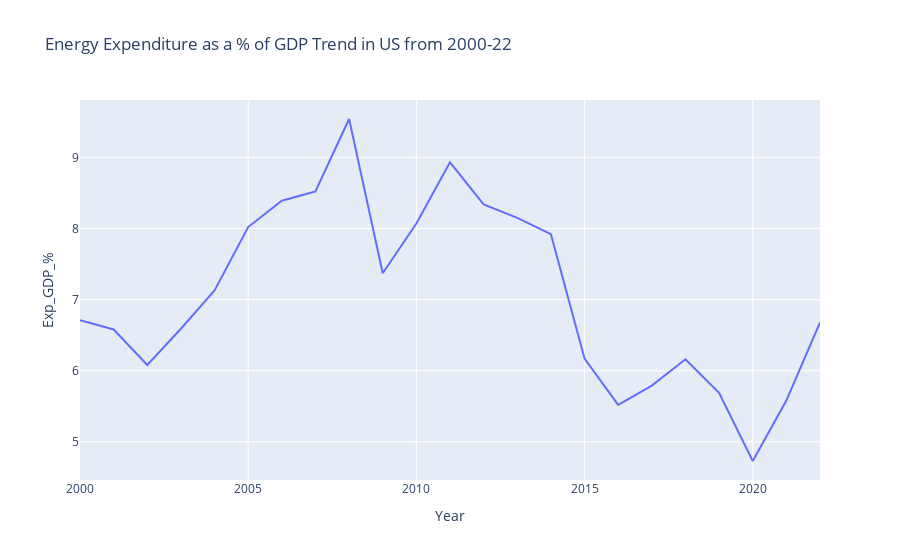

This figure's notebook cell:
### Markdown cell above
#### Let us look at the trend in energy expenditure as a share of US GDP over the year 2000-2020

### Code cell
usa_data = merged_exp_data[merged_exp_data['State'] == 'US']

fig_usa = px.line(usa_data, x='Year', y='Exp_GDP_%', title='Energy Expenditure as a % of GDP Trend in US from 2000-22')
fig_usa.show()

### Figure 1 — Plotly figure (JSON) as saved in the notebook; plotly's stock layout.template omitted (floating-point values rounded to 4 significant figures)
{"data": [{"hovertemplate": "Year=%{x}<br>Exp_GDP_%=%{y}<extra></extra>", "legendgroup": "", "line": {"color": "#636efa", "dash": "solid"}, "marker": {"symbol": "circle"}, "mode": "lines", "name": "", "orientation": "v", "showlegend": false, "type": "scatter", "x": [2000, 2001, 2002, 2003, 2004, 2005, 2006, 2007, 2008, 2009, 2010, 2011, 2012, 2013, 2014, 2015, 2016, 2017, 2018, 2019, 2020, 2021, 2022], "xaxis": "x", "y": [6.71, 6.58, 6.08, 6.59, 7.13, 8.02, 8.39, 8.52, 9.54, 7.37, 8.07, 8.93, 8.34, 8.15, 7.92, 6.17, 5.52, 5.79, 6.16, 5.69, 4.73, 5.58, 6.68], "yaxis": "y"}], "layout": {"legend": {"tracegroupgap": 0}, "title": {"text": "Energy Expenditure as a % of GDP Trend in US from 2000-22"}, "xaxis": {"anchor": "y", "domain": [0, 1], "title": {"text": "Year"}}, "yaxis": {"anchor": "x", "domain": [0, 1], "title": {"text": "Exp_GDP_%"}}}}
